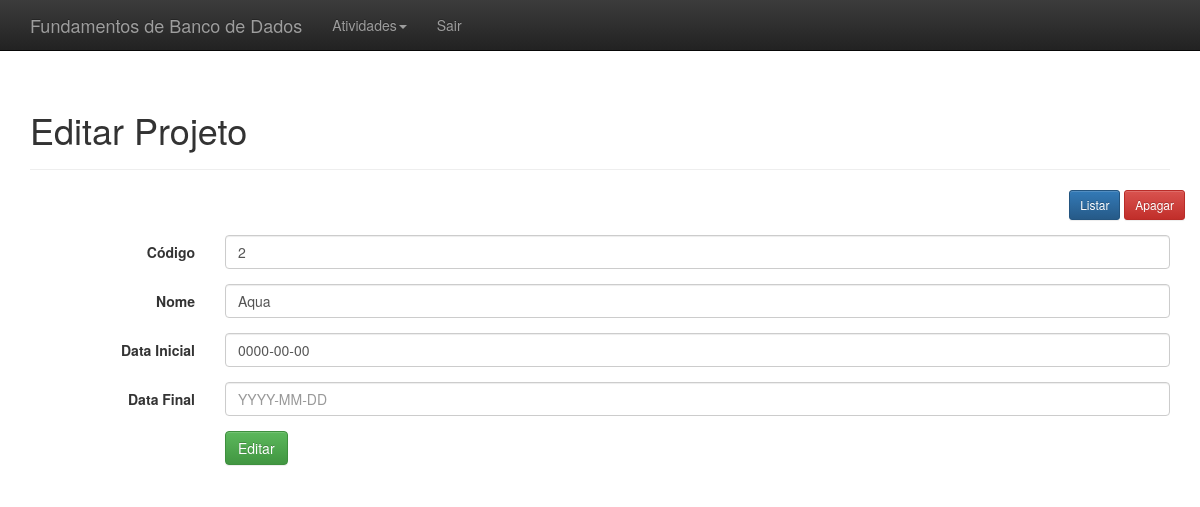
Before: /index.php?link=24&Codigo=2 with the older database file.
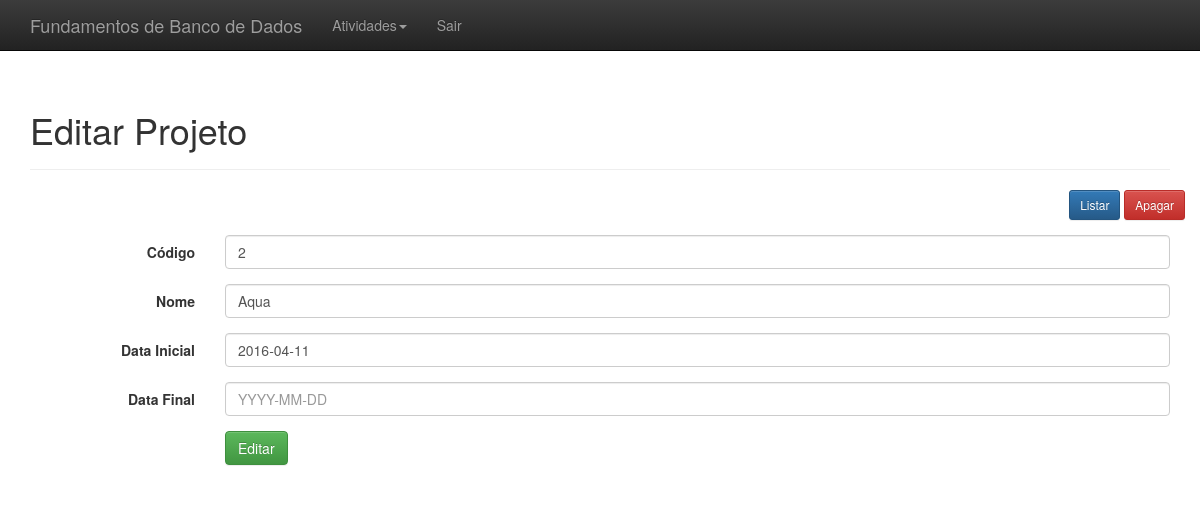
After: the same page with the newer database file.
### tables this page shows
CREATE TABLE Projeto(
	Codigo INT ,
    Nome VARCHAR(100),
    DataInicial DATE,
    DataFinal DATE
    );

### editar_projeto.php (the view, shortened to what this page needs)
<?php
    include_once("conexao.php");
	$codigo = $_GET['Codigo'];
	$result = mysqli_query($conectar, "SELECT * FROM projeto WHERE Codigo = '$codigo' LIMIT 1");
	$resultado = mysqli_fetch_assoc($result);
?>
<div class="container theme-showcase" role="main">
  <div class="page-header">
	<h1>Editar Projeto</h1>
  </div>
  <div class="row espaco">
	<div class="pull-right">
		<a href='administrativo.php?link=2&id=<?php echo $resultado['id']; ?>'><button type='button' class='btn btn-sm btn-primary'>Listar</button></a>
		<a href='processa/proc_apagar_usuario.php?id=<?php echo $resultado['id']; ?>'><button type='button' class='btn btn-sm btn-danger'>Apagar</button></a>
	</div>
  </div>
  <div class="row">
	<div class="col-md-12">
		<form class="form-horizontal" method="POST" action="processa/proc_edit_projeto.php">
		  <div class="form-group">
			<label for="inputEmail3" class="col-sm-2 control-label">Código</label>
			<div class="col-sm-10">
			  <input type="text" class="form-control" name="Codigo" placeholder="Código do Projeto" value="<?php echo $resultado['Codigo']; ?>">
			</div>
		  </div>
		  <div class="form-group">
			<label for="inputPassword3" class="col-sm-2 control-label">Nome</label>
			<div class="col-sm-10">
			  <input type="text" class="form-control" name="Nome" placeholder="Nome do Projeto" value="<?php echo $resultado['Nome']; ?>">
			</div>
		  </div>
		  <div class="form-group">
			<label for="inputEmail3" class="col-sm-2 control-label">Data Inicial</label>
			<div class="col-sm-10">
			  <input type="text" class="form-control" name="DataInicial" placeholder="YYYY-MM-DD" value="<?php echo $resultado['DataInicial']; ?>">
			</div>
		  </div>
            <div class="form-group">
			<label for="inputEmail3" class="col-sm-2 control-label">Data Final</label>
			<div class="col-sm-10">
			  <input type="text" class="form-control" name="DataFinal" placeholder="YYYY-MM-DD" value="<?php echo $resultado['DataFinal']; ?>">
			</div>
            </div>
		  <div class="form-group">
			<div class="col-sm-offset-2 col-sm-10">
			  <button type="submit" class="btn btn-success">Editar</button>
			</div>
		  </div>
		</form>
	</div>
  </div>
</div>

Changed rows visible on the page:
changed projeto "Aqua": DataInicial "0000-00-00" → "2016-04-11"
